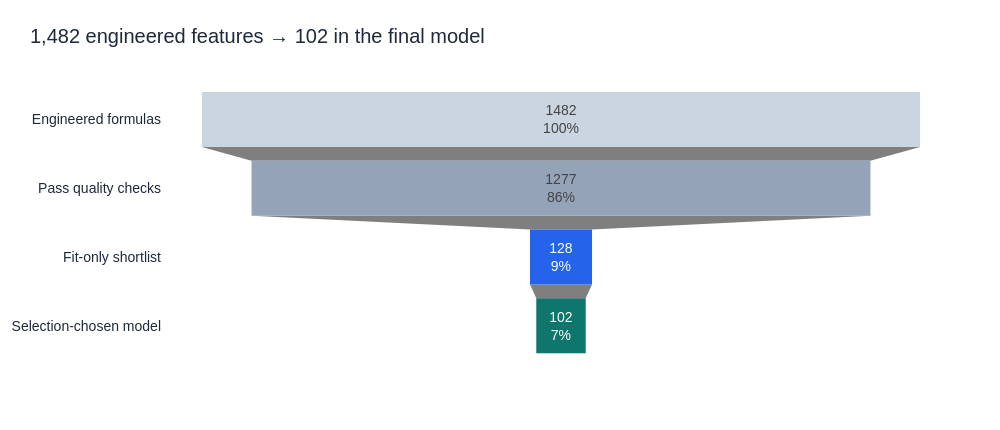

Source (notebook cell):
### Markdown cell above
## Engineer broadly; retain evidence of value

The catalog spans historical popularity/trends, observed recurrence and intent, source agreement,
session context, and action/time-weighted graph affinity. Its 1,482 entries are explicit formulas,
not identifiers or future-label features. A broad catalog is a search space, not a result by itself.

Screening uses **514,013 candidate rows from 8,448 fitting sessions**. Constant, near-constant, and
duplicate columns are removed first. Nine binary LightGBM pilots—three objectives across three
session-grouped folds—supply normalized gain and stability diagnostics. Protected compact features,
redundancy filtering, and a 128-column capacity limit define the shortlist. Binary log loss and
feature/target correlations are screening diagnostics, not Recall@20 estimates.

### Code cell
eligible = len(catalog) - sum(screening['rejections'][k] for k in ('constant', 'near_constant', 'duplicate'))
fig = go.Figure(go.Funnel(y=['Engineered formulas', 'Pass quality checks', 'Fit-only shortlist', 'Selection-chosen model'],
    x=[len(catalog), eligible, screening['retained_count'], int(catalog['final_selected'].sum())],
    textinfo='value+percent initial', marker=dict(color=['#CBD5E1', '#94A3B8', '#2563EB', '#0F766E'])))
show(fig, '1,482 engineered features → 102 in the final model', 430)
display(families.rename(columns={'family':'Family', 'engineered':'Engineered', 'screened':'Shortlist', 'final':'Final'})
        .style.hide(axis='index'))
rejected = pd.DataFrame([{'Reason': k, 'Features': v} for k, v in screening['rejections'].items() if k != 'retained'])
display(rejected.style.hide(axis='index'))
retained = catalog[catalog['status'] == 'retained']
display(retained.groupby('family', as_index=False).agg(
    median_fold_stability=('positive_gain_fold_fraction', 'median'),
    minimum_fold_stability=('positive_gain_fold_fraction', 'min')).style.format(precision=3).hide(axis='index'))

### Figure 1 — Plotly figure (JSON) as saved in the notebook; plotly's stock layout.template omitted (floating-point values rounded to 4 significant figures)
{"data": [{"marker": {"color": ["#CBD5E1", "#94A3B8", "#2563EB", "#0F766E"]}, "textinfo": "value+percent initial", "x": [1482, 1277, 128, 102], "y": ["Engineered formulas", "Pass quality checks", "Fit-only shortlist", "Selection-chosen model"], "type": "funnel"}], "layout": {"title": {"text": "1,482 engineered features → 102 in the final model", "x": 0.03}, "font": {"family": "Arial", "size": 14, "color": "#1E293B"}, "margin": {"l": 90, "r": 40, "t": 85, "b": 70}, "legend": {"orientation": "h", "y": 1.12, "x": 0}, "hoverlabel": {"font": {"size": 14}}, "width": 1000, "height": 430, "paper_bgcolor": "white", "plot_bgcolor": "white"}}
